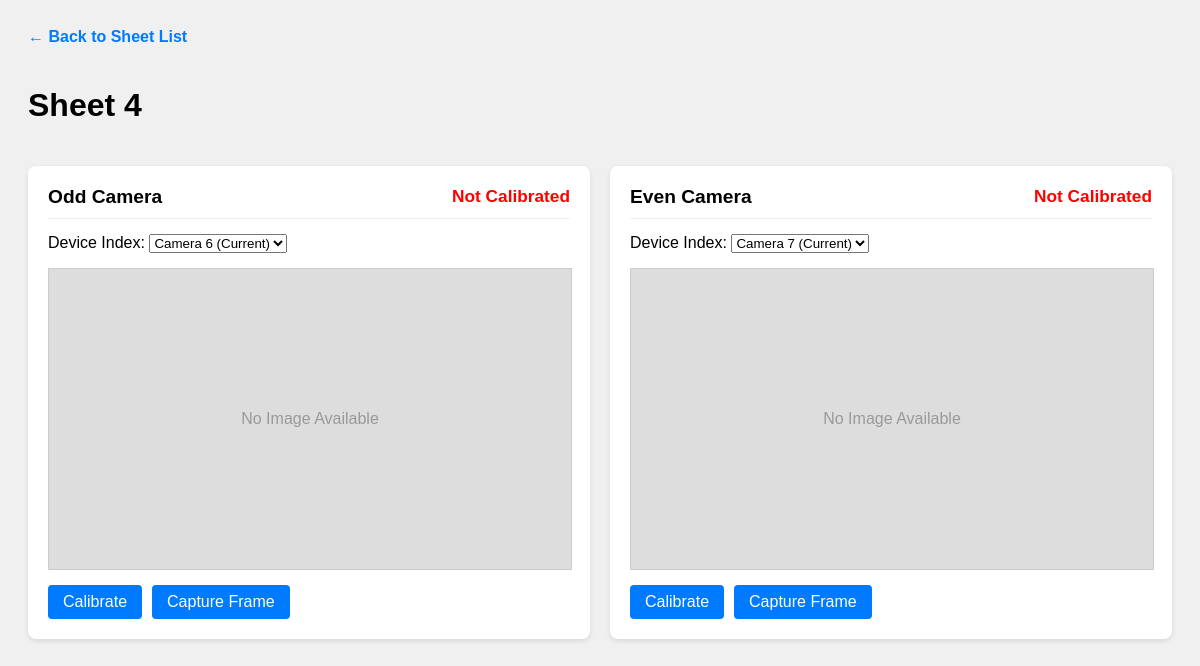
The page /sheet/4/ on the database its author committed.
### core/models.py (models this page shows, shortened)
class Sheet(models.Model):
    number = models.IntegerField(unique=True)

class Camera(models.Model):
    SIDE_CHOICES = [
        ('odd', 'Odd'),
        ('even', 'Even'),
    ]
    sheet = models.ForeignKey(Sheet, on_delete=models.CASCADE, related_name='cameras')
    side = models.CharField(max_length=4, choices=SIDE_CHOICES)
    device_index = models.IntegerField(help_text="Camera device index (e.g. 0, 1, 2)")
    is_calibrated = models.BooleanField(default=False)
    calibration_dir = models.CharField(max_length=255, blank=True, help_text="Path to calibration files")
    class Meta:
        unique_together = ('sheet', 'side')

### core/views.py (the view)
# urls.py: path('sheet/<int:sheet_id>/', views.sheet_detail, name='sheet_detail'),
def sheet_detail(request, sheet_id):
    sheet = get_object_or_404(Sheet, number=sheet_id)
    available_indices = list_available_cameras(max_range=4)
    frame_prefetch = Prefetch(
        'frames',
        queryset=CapturedFrame.objects.order_by('-timestamp'),
        to_attr='prefetched_frames'
    )
    artifact_prefetch = Prefetch(
        'calibration_artifacts',
        queryset=CalibrationArtifact.objects.order_by('-created_at'),
        to_attr='prefetched_artifacts'
    )
    camera_cards = []
    cameras = Camera.objects.filter(sheet=sheet).prefetch_related(frame_prefetch, artifact_prefetch)
    for cam in cameras:
        last_frame = cam.prefetched_frames[0] if cam.prefetched_frames else None
        last_artifact = cam.prefetched_artifacts[0] if cam.prefetched_artifacts else None
        camera_cards.append({
            'camera': cam,
            'last_frame': last_frame,
            'last_artifact': last_artifact,
        })
    return render(request, 'core/sheet_detail.html', {
        'sheet': sheet,
        'available_indices': available_indices,
        'camera_cards': camera_cards,
    })

### core/utils.py (called while the page is built)
def list_available_cameras(max_range=10):
    available = []
    for i in range(max_range):
        cap = cv2.VideoCapture(i, cv2.CAP_DSHOW)
        if cap.isOpened():
            ret, _ = cap.read()
            if ret:
                available.append(i)
            cap.release()
    return available

### core/templates/core/sheet_detail.html (shortened to what this page needs)
<!DOCTYPE html>
<html>
<head>
</head>
<body>
    <div class="nav">
        <a href="{% url 'dashboard' %}">&larr; Back to Sheet List</a>
    </div>
    <div class="header">
        <h1>Sheet {{ sheet.number }}</h1>
    </div>
    <div class="cameras-container">
        {% for entry in camera_cards %}
        {% with camera=entry.camera last_frame=entry.last_frame artifact=entry.last_artifact %}
        <div class="camera-card">
            <div class="camera-header">
                <span>{{ camera.get_side_display }} Camera</span>
                <span class="status {% if camera.is_calibrated %}calibrated{% else %}uncalibrated{% endif %}">
                    {% if camera.is_calibrated %}Calibrated{% else %}Not Calibrated{% endif %}
                </span>
            </div>
            <div style="margin-bottom: 15px;">
                <form action="{% url 'update_camera' %}" method="post">
                    <label for="device_index_{{ camera.side }}">Device Index:</label>
                    <select name="device_index" id="device_index_{{ camera.side }}" onchange="this.form.submit()">
                        {% if camera.device_index not in available_indices %}
                        <option value="{{ camera.device_index }}" selected>
                            Camera {{ camera.device_index }} (Current)
                        </option>
                        {% endif %}
                    </select>
                </form>
            </div>
            {% if last_frame %}
            <div class="preview-grid">
                <div>
                    <div class="preview-label">Raw Frame</div>
                    <img src="{{ last_frame.image.url }}" class="img-preview">
                </div>
                {% if last_frame.rectified_image %}
                <div>
                    <div class="preview-label">Rectified Frame</div>
                    <img src="{{ last_frame.rectified_image.url }}" class="img-preview secondary">
                </div>
                {% endif %}
            </div>
            <div class="timestamp">Last captured: {{ last_frame.timestamp }}</div>
            {% else %}
            <div class="img-preview"
                style="display:flex;align-items:center;justify-content:center;color:#999;height:300px;">
                No Image Available
            </div>
            {% endif %}
            <div class="actions">
                <form action="{% url 'calibrate' %}" method="post">
                    <button type="submit">Calibrate</button>
                </form>
                <form action="{% url 'capture' %}" method="post">
                    <button type="submit">Capture Frame</button>
                </form>
            </div>
        </div>
        {% endwith %}
        {% endfor %}
    </div>
</body>
</html>

### core/templates/core/sheet_detail.html (style rules this page uses)
body { font-family: sans-serif; padding: 20px; background: #f0f0f0; }
.nav { margin-bottom: 20px; }
.nav a { text-decoration: none; color: #007bff; font-weight: bold; }
.header { display: flex; justify-content: space-between; align-items: center; margin-bottom: 20px; }
.cameras-container { display: flex; gap: 20px; flex-wrap: wrap; }
.camera-card { flex: 1; min-width: 300px; background: white; padding: 20px; border-radius: 8px; box-shadow: 0 2px 5px rgba(0, 0, 0, 0.1); }
.camera-header { font-size: 1.2em; font-weight: bold; margin-bottom: 15px; border-bottom: 1px solid #eee; padding-bottom: 10px; display: flex; justify-content: space-between; }
.status { font-size: 0.9em; }
.status.uncalibrated { color: red; }
.img-preview { width: 100%; height: auto; max-height: 400px; background: #ddd; object-fit: contain; margin-top: 15px; border: 1px solid #ccc; }
.actions { margin-top: 15px; display: flex; gap: 10px; }
button { cursor: pointer; padding: 8px 15px; border: none; border-radius: 4px; background: #007bff; color: white; font-size: 1em; }

### rows shown on the page
Sheet: number "4"
Camera: camera.side "Odd", is_calibrated "Not Calibrated", device_index "Camera 6 (Current)"
Camera: camera.side "Even", is_calibrated "Not Calibrated", device_index "Camera 7 (Current)"
